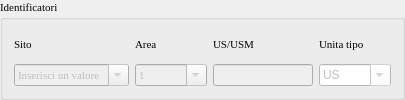
    <widget class="QgsCollapsibleGroupBox" name="groupBox">
     <property name="sizePolicy">
      <sizepolicy hsizetype="Expanding" vsizetype="Expanding">
       <horstretch>0</horstretch>
       <verstretch>0</verstretch>
      </sizepolicy>
     </property>
     <property name="maximumSize">
      <size>
       <width>16777215</width>
       <height>16777215</height>
      </size>
     </property>
     <property name="font">
      <font>
       <family>Times New Roman</family>
       <pointsize>8</pointsize>
       <weight>50</weight>
       <italic>false</italic>
       <bold>false</bold>
      </font>
     </property>
     <property name="title">
      <string>Identificatori</string>
     </property>
     <property name="flat">
      <bool>false</bool>
     </property>
     <property name="checkable">
      <bool>false</bool>
     </property>
     <property name="collapsed">
      <bool>false</bool>
     </property>
     <property name="scrollOnExpand">
      <bool>false</bool>
     </property>
     <property name="saveCollapsedState">
      <bool>true</bool>
     </property>
     <property name="saveCheckedState">
      <bool>false</bool>
     </property>
     <layout class="QGridLayout" name="gridLayout_6">
      <item row="1" column="3">
       <widget class="QComboBox" name="comboBox_unita_tipo">
        <property name="enabled">
         <bool>false</bool>
        </property>
        <property name="sizePolicy">
         <sizepolicy hsizetype="Minimum" vsizetype="Fixed">
          <horstretch>0</horstretch>
          <verstretch>0</verstretch>
         </sizepolicy>
        </property>
        <property name="minimumSize">
         <size>
          <width>0</width>
          <height>20</height>
         </size>
        </property>
        <property name="maximumSize">
         <size>
          <width>100</width>
          <height>16777215</height>
         </size>
        </property>
        <property name="font">
         <font>
          <family>Times New Roman</family>
          <pointsize>8</pointsize>
          <weight>50</weight>
          <italic>false</italic>
          <bold>false</bold>
         </font>
        </property>
        <property name="styleSheet">
         <string notr="true">background-color: rgb(255, 255, 255);</string>
        </property>
        <property name="editable">
         <bool>true</bool>
        </property>
        <item>
         <property name="text">
          <string>US</string>
         </property>
        </item>
        <item>
         <property name="text">
          <string>USM</string>
         </property>
        </item>
       </widget>
      </item>
      <item row="1" column="2">
       <widget class="QLineEdit" name="lineEdit_us">
        <property name="enabled">
         <bool>false</bool>
        </property>
        <property name="sizePolicy">
         <sizepolicy hsizetype="Minimum" vsizetype="Fixed">
          <horstretch>0</horstretch>
          <verstretch>0</verstretch>
         </sizepolicy>
        </property>
        <property name="minimumSize">
         <size>
          <width>0</width>
          <height>20</height>
         </size>
        </property>
        <property name="maximumSize">
         <size>
          <width>100</width>
          <height>16777215</height>
         </size>
        </property>
        <property name="font">
         <font>
          <family>Times New Roman</family>
          <pointsize>8</pointsize>
          <weight>50</weight>
          <italic>false</italic>
          <bold>false</bold>
         </font>
        </property>
       </widget>
      </item>
      <item row="0" column="3">
       <widget class="QLabel" name="label_30">
        <property name="sizePolicy">
         <sizepolicy hsizetype="Preferred" vsizetype="Preferred">
          <horstretch>0</horstretch>
          <verstretch>0</verstretch>
         </sizepolicy>
        </property>
        <property name="minimumSize">
         <size>
          <width>0</width>
          <height>0</height>
         </size>
        </property>
        <property name="text">
         <string>Unita tipo</string>
        </property>
       </widget>
      </item>
      <item row="0" column="1">
       <widget class="QLabel" name="label_2">
        <property name="sizePolicy">
         <sizepolicy hsizetype="Preferred" vsizetype="Preferred">
          <horstretch>0</horstretch>
          <verstretch>0</verstretch>
         </sizepolicy>
        </property>
        <property name="minimumSize">
         <size>
          <width>0</width>
          <height>0</height>
         </size>
        </property>
        <property name="text">
         <string>Area</string>
        </property>
       </widget>
      </item>
      <item row="0" column="2">
       <widget class="QLabel" name="label_3">
        <property name="sizePolicy">
         <sizepolicy hsizetype="Preferred" vsizetype="Preferred">
          <horstretch>0</horstretch>
          <verstretch>0</verstretch>
         </sizepolicy>
        </property>
        <property name="minimumSize">
         <size>
          <width>0</width>
          <height>0</height>
         </size>
        </property>
        <property name="text">
         <string>US/USM</string>
        </property>
       </widget>
      </item>
      <item row="1" column="1">
       <widget class="QComboBox" name="comboBox_area">
        <property name="enabled">
         <bool>false</bool>
        </property>
        <property name="sizePolicy">
         <sizepolicy hsizetype="Minimum" vsizetype="Fixed">
          <horstretch>0</horstretch>
          <verstretch>0</verstretch>
         </sizepolicy>
        </property>
        <property name="minimumSize">
         <size>
          <width>0</width>
          <height>0</height>
         </size>
        </property>
        <property name="maximumSize">
         <size>
          <width>100</width>
          <height>16777215</height>
         </size>
        </property>
        <property name="font">
         <font>
          <family>Times New Roman</family>
          <pointsize>8</pointsize>
          <weight>50</weight>
          <italic>false</italic>
          <bold>false</bold>
         </font>
        </property>
        <property name="editable">
         <bool>true</bool>
        </property>
        <item>
         <property name="text">
          <string>1</string>
         </property>
        </item>
        <item>
         <property name="text">
          <string>2</string>
         </property>
        </item>
        <item>
         <property name="text">
          <string>3</string>
         </property>
        </item>
        <item>
         <property name="text">
          <string>4</string>
         </property>
        </item>
        <item>
         <property name="text">
          <string>5</string>
         </property>
        </item>
        <item>
         <property name="text">
          <string>6</string>
         </property>
        </item>
        <item>
         <property name="text">
          <string>7</string>
         </property>
        </item>
        <item>
         <property name="text">
          <string>8</string>
         </property>
        </item>
        <item>
         <property name="text">
          <string>9</string>
         </property>
        </item>
        <item>
         <property name="text">
          <string>10</string>
         </property>
        </item>
        <item>
         <property name="text">
          <string>11</string>
         </property>
        </item>
        <item>
         <property name="text">
          <string>12</string>
         </property>
        </item>
        <item>
         <property name="text">
          <string>13</string>
         </property>
        </item>
        <item>
         <property name="text">
          <string>14</string>
         </property>
        </item>
        <item>
         <property name="text">
          <string>15</string>
         </property>
        </item>
        <item>
         <property name="text">
          <string>16</string>
         </property>
        </item>
        <item>
         <property name="text">
          <string>17</string>
         </property>
        </item>
        <item>
         <property name="text">
          <string>18</string>
         </property>
        </item>
        <item>
         <property name="text">
          <string>19</string>
         </property>
        </item>
        <item>
         <property name="text">
          <string>20</string>
         </property>
        </item>
       </widget>
      </item>
      <item row="1" column="0">
       <widget class="QComboBox" name="comboBox_sito">
        <property name="enabled">
         <bool>false</bool>
        </property>
        <property name="sizePolicy">
         <sizepolicy hsizetype="Preferred" vsizetype="Fixed">
          <horstretch>0</horstretch>
          <verstretch>0</verstretch>
         </sizepolicy>
        </property>
        <property name="minimumSize">
         <size>
          <width>0</width>
          <height>20</height>
         </size>
        </property>
        <property name="font">
         <font>
          <family>Times New Roman</family>
          <pointsize>8</pointsize>
          <weight>50</weight>
          <italic>false</italic>
          <bold>false</bold>
         </font>
        </property>
        <property name="mouseTracking">
         <bool>true</bool>
        </property>
        <property name="editable">
         <bool>true</bool>
        </property>
        <property name="maxVisibleItems">
         <number>99999</number>
        </property>
        <property name="maxCount">
         <number>2147483647</number>
        </property>
        <item>
         <property name="text">
          <string>Inserisci un valore</string>
         </property>
        </item>
       </widget>
      </item>
      <item row="0" column="0">
       <widget class="QLabel" name="label">
        <property name="sizePolicy">
         <sizepolicy hsizetype="Preferred" vsizetype="Preferred">
          <horstretch>0</horstretch>
          <verstretch>0</verstretch>
         </sizepolicy>
        </property>
        <property name="minimumSize">
         <size>
          <width>0</width>
          <height>0</height>
         </size>
        </property>
        <property name="text">
         <string>Sito </string>
        </property>
       </widget>
      </item>
     </layout>
    </widget>
